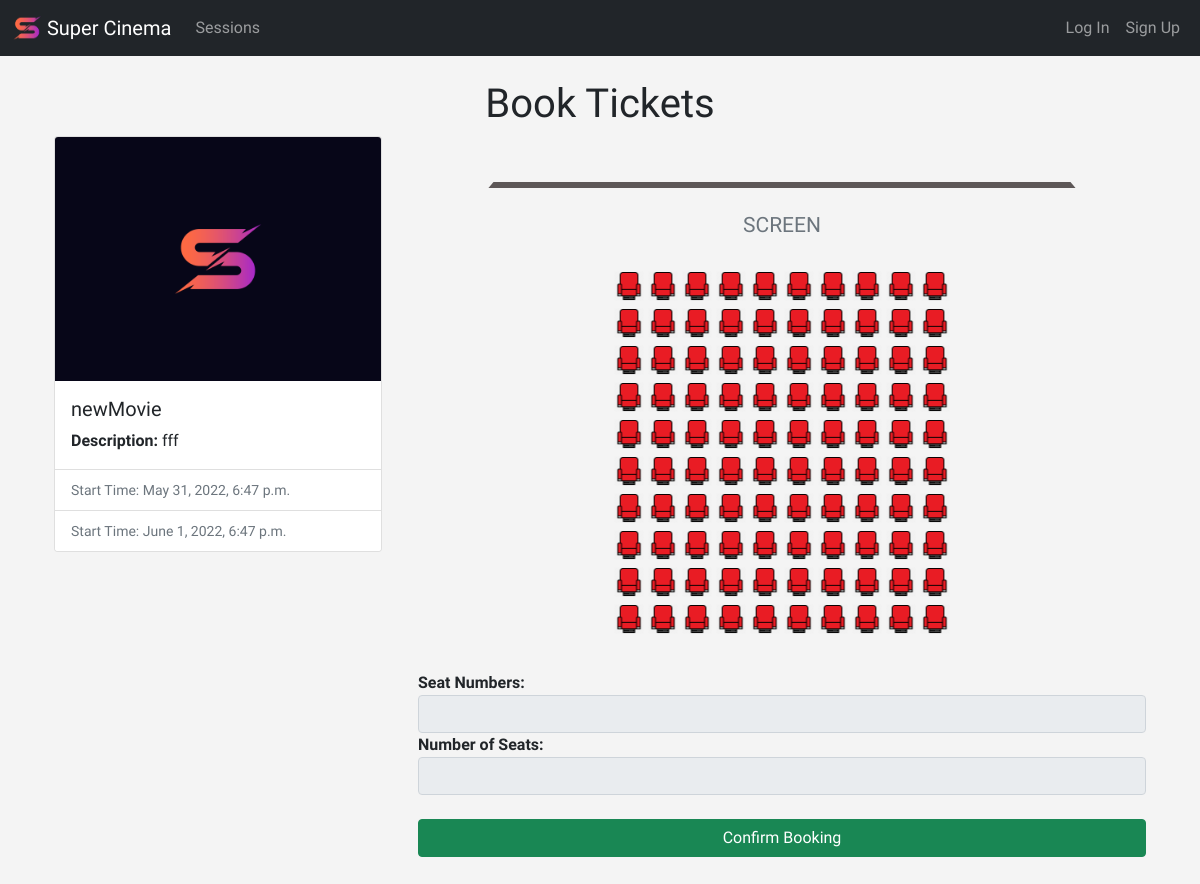
The page /session/8 on the database its author committed.
### cinemaApp/models.py (models this page shows, shortened)
class IWithName(ID):
    name = models.CharField('Movie Name', max_length=100)
    class Meta:
        abstract = True

class Session(IWithName):
    start_time = models.DateTimeField()
    end_time = models.DateTimeField()
    description = models.TextField(blank=True)
    session_image = models.ImageField(upload_to="images/")
    cinema = models.ForeignKey(Cinema, on_delete=models.CASCADE)
    hall = models.ForeignKey(Hall, on_delete=models.CASCADE, null=True)
    def __str__(self):
        return self.name

class ID(models.Model):
    id = models.AutoField(primary_key=True)
    class Meta:
        abstract = True

class Place(ID):
    placeNumber = models.IntegerField()
    isAvaliable = models.BooleanField()
    placeHolder = models.IntegerField(null=True, blank=True)
    session = models.ForeignKey(Session, on_delete=models.CASCADE)
    def __str__(self):
        if self.isAvaliable:
            return f'{self.placeNumber} is available'
        else:
            return f'{self.placeNumber} is taken'

### cinemaApp/views.py (the view)
# urls.py: path('session/<session_id>', views.show_session, name='show-session'),
def show_session(request, session_id):
    if request.method == 'POST':
        if request.user.is_authenticated:
            booked_seats = request.POST['booked_seats']
            sitsEqualsZero = False
            try:
                int(booked_seats)
                sitsEqualsZero = True
            except Exception as e:
                pass
            if not sitsEqualsZero and booked_seats != '':
                sits = booked_seats.split(' | ')
                sitsIntegerList = list()
                for sit in sits:
                    if sit != '':
                        sitsIntegerList.append(int(sit))
                for i in range(len(sitsIntegerList)):
                    place = Place.objects.get(
                        session=session_id, placeNumber=sitsIntegerList[i])
                    place.isAvaliable = False
                    place.placeHolder = request.user.id
                    place.save()
                messages.success(
                    request, ('Tickets were successfully bought.'))
                return redirect('my-tickets')
            else:
                messages.success(
                    request, ("You didn't chose any sit."))
                session = Session.objects.get(pk=session_id)
                hall = session.hall
                seats = Place.objects.filter(session=session)
                cinemaHallLayout = zip(
                    list(range(0, hall.sitColumns)), divideArray(seats, hall.sitColumns))
                return render(request, 'cinemaApp/show_session.html', {'session': session, 'cinemaHall': cinemaHallLayout})
        else:
            messages.success(
                request, ('You must be authorized to book tickets page.'))
        return redirect('login')
    else:
        session = Session.objects.get(pk=session_id)
        hall = session.hall
        seats = Place.objects.filter(session=session)
        cinemaHallLayout = zip(
            list(range(0, hall.sitColumns)), divideArray(seats, hall.sitColumns))
        return render(request, 'cinemaApp/show_session.html', {'session': session, 'cinemaHall': cinemaHallLayout})

### cinemaApp/calculations.py (called while the page is built)
def divideArray(array, numOfColumns):
    result = list()
    reminder = list()
    for i in range(0, len(array)):
        reminder.append(array[i])
        if(((i+1) % numOfColumns) == 0):
            result.append(reminder.copy())
            reminder.clear()
    return result

### cinemaApp/templates/cinemaApp/show_session.html (shortened to what this page needs)
{% extends 'cinemaApp/base.html' %}
{% block content %}
{% load static %}
    <center>
        <h1>Book Tickets</h1>
    </center>
    <div class="container">
        <div class="row g-0">
            <div class="col-md-4">
                <div class="card" style="width: 90%;">
                <img src="{{ session.session_image.url }}" class="card-img-top">
                <div class="card-body">
                    <h5 class="card-title">{{session}}</h5>
                    <p class="card-text"><strong>Description:</strong> {{session.description}}</p>
                </div>
                <ul class="list-group list-group-flush">
                    <li class="list-group-item"><small class="text-muted">Start Time: {{session.start_time}}</small></li>
                    <li class="list-group-item"><small class="text-muted">Start Time: {{session.end_time}}</small></li>
                </ul>
                </div>
            </div>
            <div class="col-md-8">
                    <center>
                        <br>
                        <div class="container">
                            <div class="screen"></div>
                            <h4><small class="text-muted">SCREEN</small></h4>
                            <br>
                            {% for row in cinemaHall %}
                            <div>
                            {% for seat in row.1 %}
                                {% if not seat.isAvaliable %}
                                    <input type="image" onclick="bookSeat(this.id)" disabled = true id="{{seat}}" value="{{seat.placeNumber}}" src="{% static 'bk.png' %}" style="height: 30px; width: 30px;"/>
                                {% else %}
                                    <input type="image" onclick="bookSeat(this.id)"  id="{{seat}} free" value="{{seat.placeNumber}}" src="{% static 'seat.png' %}" style="height: 30px; width: 30px;"/>
                                {% endif %}
                            {% endfor %}
                            </div>
                            {% endfor %}
                    </center>
                    <form method="POST">
                        <label for="form-control" style="font-weight: bold;">Seat Numbers:</label>
                        <input type="text" readonly="readonly"  class="form-control" id="demo" name="booked_seats" value="">
                        <label for="form-control" style="font-weight: bold;">Number of Seats:</label>
                        <input type="text" readonly="readonly" class="form-control" id="count" name="count" value="">
                        <br>
                    <div class="container">
                        <center>
                            <input type="submit" class="btn btn-success" value="Confirm Booking" style="width: 100%;">
                        </center>
                    </form>
                        <br>
                    </div>
                </div>
            </div>
            <br>
            <br>
            </div>
{% endblock %}

### static/style.css (style rules this page uses)
.container { perspective: 1000px; margin-bottom: 30px; }
.row { display: flex; }
.screen { background-color: rgb(93, 87, 87); height: 20px; width: 80%; margin: 15px 0; transform: rotateX(60deg); }

### cinemaApp/templates/cinemaApp/base.html (style rules this page uses)
body { background: #f4f4f4; font-family: "Asap", sans-serif; }

### rows shown on the page
Session: session_image (picture), name "newMovie", description "fff", start_time "May 31, 2022, 6:47 p.m.", end_time "June 1, 2022, 6:47 p.m."
